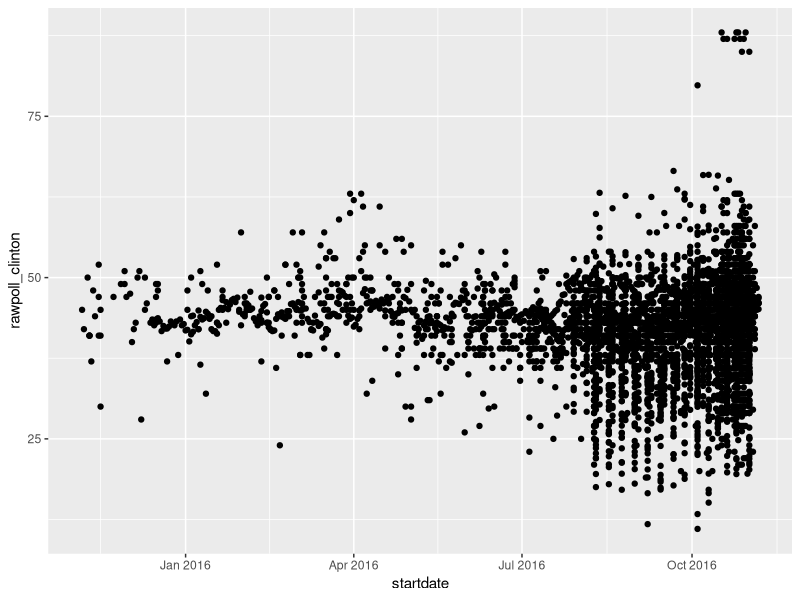
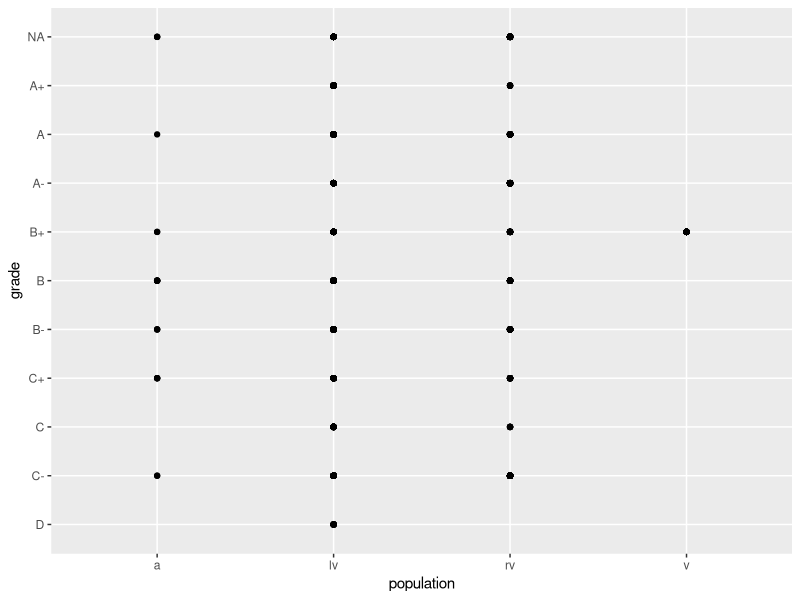
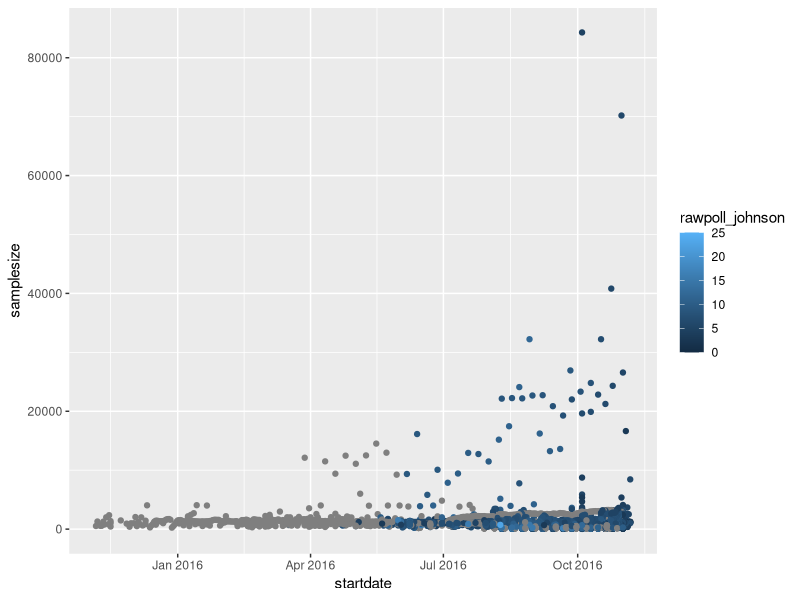
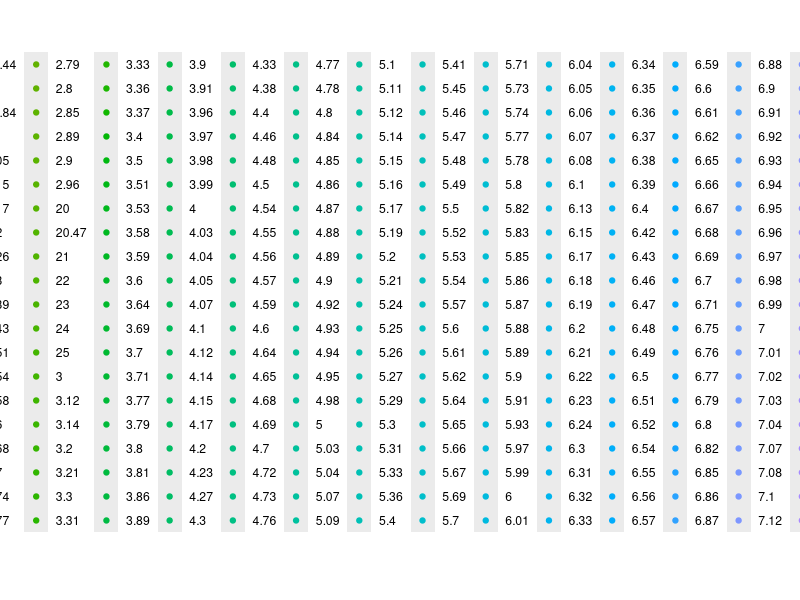
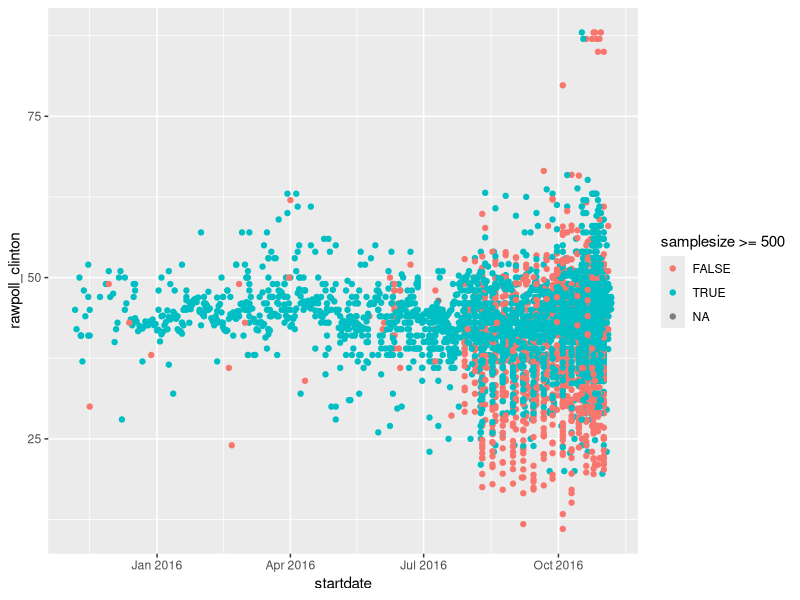
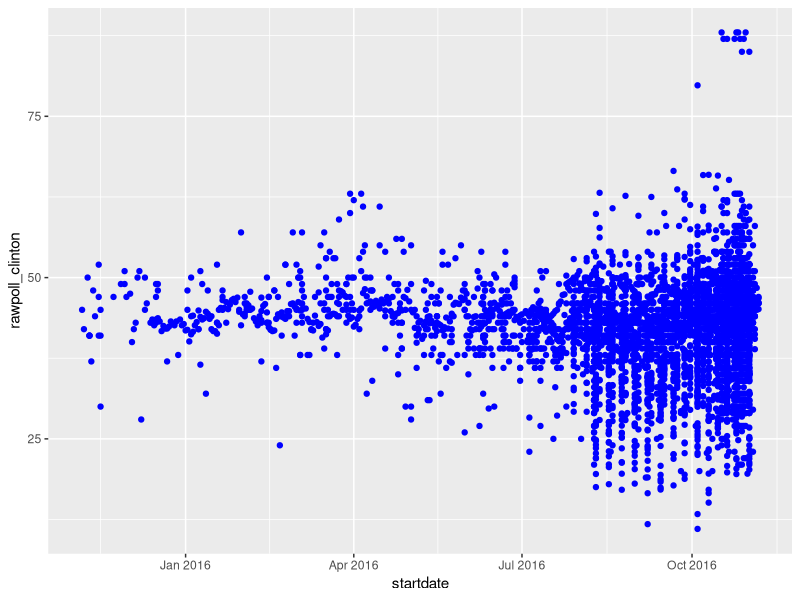
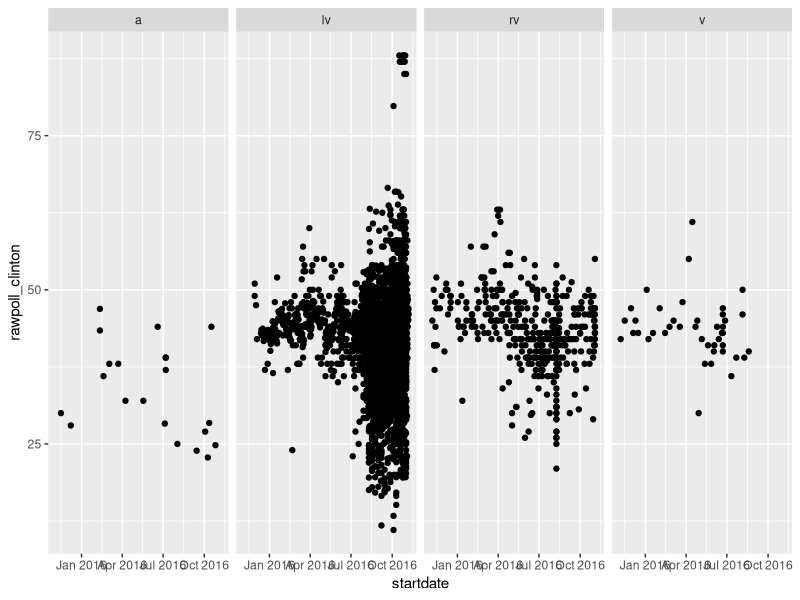
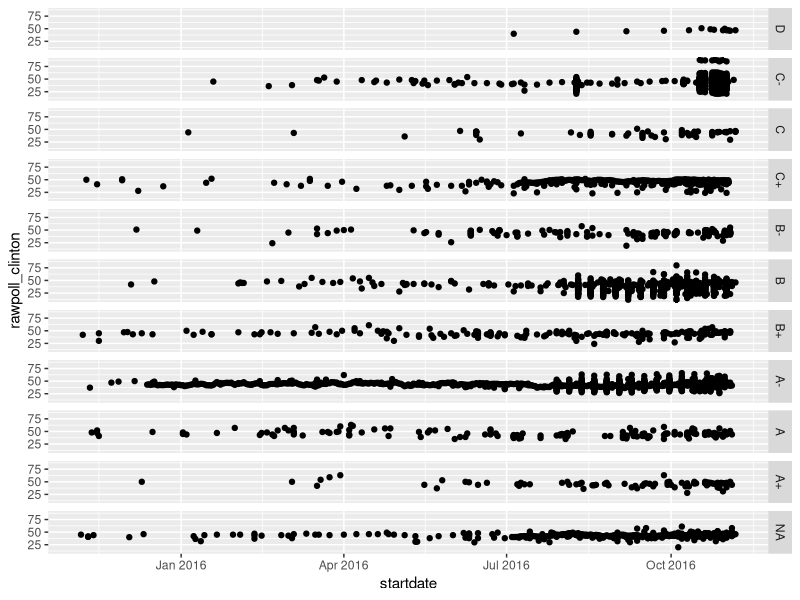

These charts were generated, in order, by the following R code: (Note: this script raises an error after producing the figures.)
## ---- chunk 1
library(tidyverse)
library(dslabs)
knitr::opts_chunk$set(echo = TRUE)
## ---- chunk 2
# install.packages("tidyverse")
# install.packages("markdown")
# install.packages("dslabs")

## First specify the packages of interest
list.of.packages <- c("tidyverse", "markdown", "dslabs")

## Now load or install&load all
package.check <- lapply(
  list.of.packages,
  FUN = function(x) {
    if (!require(x, character.only = TRUE)) {
      install.packages(x, dependencies = TRUE)
      library(x, character.only = TRUE)
    }
  }
)

## ---- chunk 3
list.of.packages <- c("tidyverse", "markdown", "dslabs")
new.packages <- list.of.packages[!(list.of.packages %in% installed.packages()[,"Package"])]
if(length(new.packages)) install.packages(new.packages)
## ---- chunk 4
library(tidyverse)
library(dslabs)
## ---- chunk 5
glimpse(polls_us_election_2016)

# conversely, you can also use ncol() and nrow() to find out how many rows and 
# columns there are.

view(polls_us_election_2016)

summary(polls_us_election_2016)

# there are 4208 rows in `polls_us_election_2016`
# there are 15 columns in `polls_us_election_2016`
 
# the rows or observations represent individual polls and their characteristics 
# in the U.S. / U.S. States in 2016.

# the columns represent the variables included in the dataset. 
# For example, grade and population.

## ---- chunk 6
library(ggplot2)
qplot(x = `startdate`, y = `rawpoll_clinton`, data = polls_us_election_2016)
## ---- chunk 7
?polls_us_election_2016

# According to R documentation, the variable `grade` describes Grade assigned by 
# fivethirtyeight to the pollster.
## ---- chunk 8
library(ggplot2)
qplot(x = `population`, y = `grade`, data = polls_us_election_2016)

# this scatter plot of population and grade is not useful because we cannot
# observe the distribution for either variable across pollsters, or some period 
# range. These variables are dependent on pollsters, and they characterize 
# pollsters. To observe the distribution, we must match these variables with an 
# independent variable (for example, startdate and pollster)
## ---- chunk 9
?polls_us_election_2016

head(polls_us_election_2016)

colnames(polls_us_election_2016)
## ---- chunk 10
    # Graph 1
    ggplot(data = polls_us_election_2016) +
      geom_point(mapping = aes(x = startdate, 
                               y = samplesize, 
                               color = rawpoll_johnson)) 
    
    # Graph 2
    ggplot(data = polls_us_election_2016) +
      geom_point(mapping = aes(x = startdate, 
                               y = samplesize, 
                               color = as.character(rawpoll_johnson)))
    
    # The two graphs differ in how they assign colors to the data points of
    # rawpoll_johnson. Graph 1 assigns a blue color to rawpoll_johnson that gets
    # lighter in color as value increases. Graph 2 assigns a new color to each 
    # unique 'character' in the variable rawpoll_johnson. Graph 1 is a better
    # representation of the data because it shows the raw poll scores fit in a 
    # chart of start date versus sample size.
## ---- chunk 11
    ggplot(data = polls_us_election_2016) +
      geom_point(mapping = aes(x = startdate, 
                               y = rawpoll_clinton, 
                               color = samplesize >= 500))
    
    # When an aesthetic is mapped to something other than a variable name, such 
    # as `color = samplesize >= 500`, you can differentiate the data by color 
    # which pollsters had sample size over a specific size. This means you can 
    # create a threshold and visually observe differences by color in the plot.
## ---- chunk 12
    # ggplot(data = polls_us_election_2016) + 
    #  geom_point(mapping = aes(x = startdate, 
    #                           y = rawpoll_clinton, 
    #                           color = "blue"))
    
    ggplot(data = polls_us_election_2016) + 
      geom_point(mapping = aes(x = startdate, 
                               y = rawpoll_clinton),
                               color = "blue")
## ---- chunk 13
    ggplot(data = polls_us_election_2016) + 
      geom_point(mapping = aes(x = startdate, 
                               y = rawpoll_clinton)) +
      facet_grid(cols = vars(population))
    
    ggplot(data = polls_us_election_2016) + 
      geom_point(mapping = aes(x = startdate, 
                               y = rawpoll_clinton)) +
      facet_grid(rows = vars(grade))
    
    ggplot(data = polls_us_election_2016) + 
      geom_point(mapping = aes(x = startdate, 
                               y = rawpoll_clinton)) +
      facet_grid(rows = vars(grade), cols = vars(population))
    
    # `facet_grid()` decide the layout of the grid using vars(), which tells 
    # which variables to include/exclude in the plot as a column or row.
## ---- chunk 14
# if you facet a continuous variable, it can create very many segments of 
# rows/columns depending on what you assign in facet_grid(). The following code 
# in comment is my example of faceting a continuous variable (not run due to 
# crashing Rstudio)

#    ggplot(data = polls_us_election_2016) + 
#      geom_point(mapping = aes(x = startdate, 
#                               y = population)) +
#      facet_grid(rows = vars(rawpoll_trump))
#
# we adjust our code to only see a segment data to facet a continuous variable

facet_continuous_variable <- head(polls_us_election_2016)

    ggplot(data = facet_continuous_variable) + 
      geom_point(mapping = aes(x = startdate, 
                               y = rawpoll_trump)) +
      facet_grid(rows = vars(rawpoll_trump))
## ---- chunk 15
ggplot(data = polls_us_election_2016) +
      geom_point(aes(x = startdate, 
                     y = rawpoll_trump, 
                     color = grade)) +
      facet_grid(rows = vars(population))
## ---- chunk 16
# Similarly, the graph produced from the above code can also be produced for 
    # Clinton and other candidates
    
        ggplot(data = polls_us_election_2016) +
      geom_point(aes(x = startdate, 
                     y = rawpoll_clinton, 
                     color = grade)) +
      facet_grid(rows = vars(population))
## ---- chunk 17
#our goal is to rotate x axis labels 45 degrees
#code_source: 
#https://stackoverflow.com/questions/1330989/rotating-and-spacing-axis-labels-in-ggplot2

    ggplot(data = polls_us_election_2016) +
      geom_point(aes(x = startdate, 
                     y = rawpoll_trump, 
                     color = grade)) +
      facet_grid(rows = vars(population)) + theme(
        axis.text.x = element_text(angle = 45, vjust = 0.5, hjust=1))
## ---- chunk 18
ggplot(data = polls_us_election_2016) +
  geom_point(aes(x = startdate, 
                 y = rawpoll_clinton,
                 shape = grade)) +
  facet_grid(rows = vars(population))
    
    # There appears to be limited number of shapes stored in R, less than the 
    # total number of grades.
## ---- chunk 19
# to draw a line chart, use geom_line()
# to draw a boxplot, use geom_boxplot()
# to draw a histogram, use geom_histogram()
# to draw an area chart, use geom_area()
## ---- chunk 20
    ggplot(data = polls_us_election_2016, 
           mapping = aes(x = startdate, 
                         y = rawpoll_trump)) +
      geom_point() +
      geom_smooth(se=FALSE)
    
    ggplot() +
      geom_point(data = polls_us_election_2016, 
                 mapping = aes(x = startdate, 
                               y = rawpoll_trump)) +
      geom_smooth(data = polls_us_election_2016, 
                  mapping = aes(x = startdate, 
                                y = rawpoll_trump), se=FALSE)
    
    # these two graphs are identical even if their codes are slightly different.
    # Duplicative code can be removed to achieve the same plot. In this case,
    # data = polls_us_election_2016, 
    #              mapping = aes(x = startdate, 
    #                            y = rawpoll_trump
    # is duplicative and only has to be coded into one of the following to work:
    # ggplot(), geom_point(), and geom_smooth().
## ---- chunk 21
# Below is the previous code with the data syntax entered into all three 
# functions, producing the identical plot still.

 ggplot(data = polls_us_election_2016, 
                 mapping = aes(x = startdate, 
                               y = rawpoll_trump)) +
      geom_point(data = polls_us_election_2016, 
                 mapping = aes(x = startdate, 
                               y = rawpoll_trump)) +
      geom_smooth(data = polls_us_election_2016, 
                  mapping = aes(x = startdate, 
                                y = rawpoll_trump), se=FALSE)

## ---- chunk 22
    ggplot(data = polls_us_election_2016, 
           mapping = aes(x = startdate, 
                         y = rawpoll_trump)) +
        geom_point(aes(color = grade)) +
        geom_smooth(se = FALSE)
## ---- chunk 23
    ggplot(data = polls_us_election_2016, 
           mapping = aes(x = startdate, 
                         y = rawpoll_trump)) +
        geom_point(aes(color = grade), show.legend = FALSE) +
        geom_smooth(se = FALSE, color = "Red") + labs(title="Plot of Pollster 
                                                      Scores by Start Date",
        x ="Start Date", y = "Raw Poll Score")

# All changes except removal of the legend I think are improvements to make the 
# data and chart clearer.
# Removing the legend was not an improvement because by removing it we lose the 
# association of each color to each grade.
## ---- chunk 24
#link: https://ggplot2.tidyverse.org/reference/geom_bar.html
?geom_bar()
?geom_col()

# geom_col and geom_bar are two types of bar charts in R. In my own words,
# with geom_col you can plot values of any x variable against any y variable.
# With geom_bar, you can easily plot the total count of each unique observation
# for a variable (or the number of cases at each x position). This is made
# possible by what each stat function each geom uses by default. By default,
# geom_bar uses stat_count and geom_col uses stat_identity.

example <- tail(polls_us_election_2016)
  
ggplot(data=example, aes(x=pollster, y = samplesize)) + geom_col()+ 
  theme(axis.text.x = element_text(angle = 45, vjust = 0.5, hjust=0.4))

ggplot(data=polls_us_election_2016, aes(x=grade)) + geom_bar()

## ---- chunk 25
ggplot(data=polls_us_election_2016, aes(x=grade)) + geom_bar()

ggplot(data=polls_us_election_2016, aes(x=grade)) + stat_count()
## ---- chunk 26
    ggplot(data = polls_us_election_2016) + 
      geom_bar(mapping = aes(x = grade, y = ..prop..))
    
    # the graph before adding `group = 1` does not take into account each grades
    # proportion in terms of the total dataset. It simply tells us proportion
    # of each grade in terms of its own subtotal. We need to add `group = 1`, to
    # observe proportion of each grade in relation to the total count of grades.
    
    ggplot(data = polls_us_election_2016) + 
      geom_bar(mapping = aes(x = grade, y = ..prop.., group = 1))
## ---- chunk 27
    ggplot(data = polls_us_election_2016, 
           mapping = aes(x = population, y = grade)) + 
      geom_point()
    
    # The problem with the plot from above code is that geom_point cannot show
    # overlapping points, or it cannot map the number of observations at each 
    # point location. To improve it, we can replace geom_point for geom_count.
    
        ggplot(data = polls_us_election_2016, 
           mapping = aes(x = population, y = grade)) + 
      geom_count()
## ---- chunk 28
        ggplot(data = polls_us_election_2016, 
           mapping = aes(x = population, y = grade)) + 
      geom_jitter()

# We can best compare and contrast `geom_jitter()` with `geom_count()` by first
# writing a little bit of code to produce plots for both. Overlapping is a 
# challenge for our data, because there is a large number of individual grades
# and a small number of unique population values. The first plot we observe
# geom_count mapping the number of observations at each point location. This is
# helpful but it is difficult to visualize individual data points at each
# population value. We can see this better in the geom_jitter plot below, where
# a small amount of random variation is added to the location of each point.
## ---- chunk 29
    # reference link: https://ggplot2.tidyverse.org/reference/geom_bar.html
    
    # the default position adjustment for `geom_bar()` is stacking. The bars are
    # automatically stacked (vertically). Each color represents a unique 
    # observation of a variable.
    # When you want to view overlapping data as side-by-side bars, you add in
    # position= "dodge"
    # When you want to view overlapping data as stacked bars with equal height,
    # use position= "fill"
    
    ggplot(data = diamonds) + 
      geom_bar(mapping = aes(x = cut, fill = color, y = ..prop.., group= color))
    
    ggplot(data = diamonds) + 
      geom_bar(mapping = aes(x = cut, fill = color, y = ..prop.., group= color), 
               position="dodge")
    
        ggplot(data = diamonds) + 
      geom_bar(mapping = aes(x = cut, fill = color, y = ..prop.., group= color), 
               position="fill")
## ---- chunk 30
?coord_flip

# coord_flip switches the cartesian coordinates of a plot, so x axis and y axis
# switch places. This is primarily useful for converting geoms and
# statistics which display y conditional on x, to x conditional on y. It also
# can be very useful for creating boxplots and other geoms in the horizontal
# instead of vertical position.
## ---- chunk 31
    ggplot(data = polls_us_election_2016, 
           mapping = aes(x = rawpoll_clinton, 
                         y = rawpoll_trump)) +
      geom_point() + 
      geom_abline() +
      coord_fixed()
    
    ?geom_abline()
    ?coord_fixed()
    
    # This plot is telling us the raw poll scores for both Clinton and Trump for
    # each pollster.
    
    # What `geom_abline()` does is adds a reference line to the plot. Here we
    # are not adding parameters to this reference line, so it starts off in its
    # default slope and intercept positions, which are 1 and 0 respectively. 
    
    # The `coord_fixed()` function is important because it provides us with the
    # ability to specify a ratio for the units on the x and y axes. This allows
    # to stretch or widen the plot so that the resulting plot is clearer 
    # visually or magnified without losing integrity or accuracy in the units.
    
